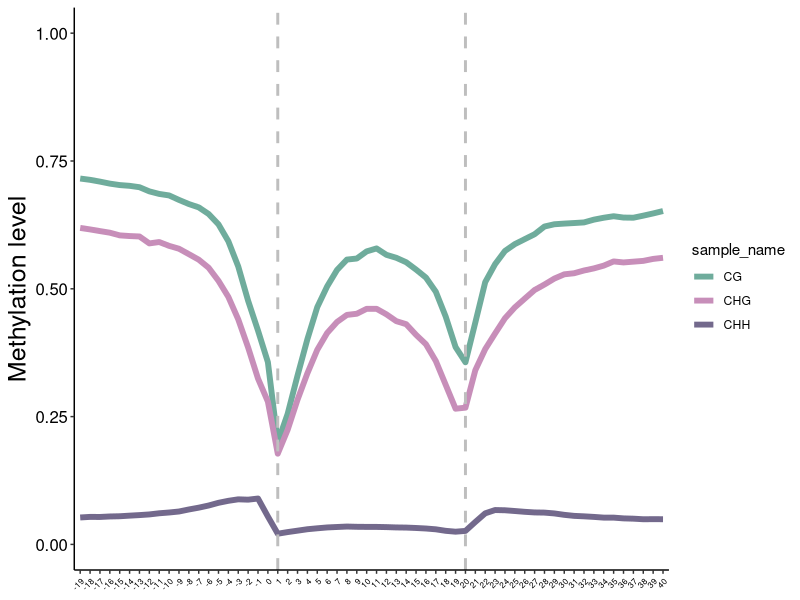

Write the R code that produced this figure.
library(ggplot2)

##Read the data
cg<-read.table("6_B73_BSMAP_MethOverRegion_CG.txt",header=T)
chg<-read.table("6_B73_BSMAP_MethOverRegion_CHG.txt",header=T)
chh<-read.table("6_B73_BSMAP_MethOverRegion_CHH.txt",header=T)

data<-rbind(cg,chg,chh)

##Set the numerical order of abscissa
data$bin_num<-factor(data$bin_num,levels=c('-19','-18','-17','-16','-15','-14','-13','-12','-11','-10','-9','-8','-7','-6','-5','-4','-3','-2','-1','0','1','2','3','4','5','6','7','8','9','10','11','12','13','14','15','16','17','18','19','20','21','22','23','24','25','26','27','28','29','30','31','32','33','34','35','36','37','38','39','40'))

##Plot the DNA methylation level
png("Metagene_plot.png")
ggplot(data,aes(x=bin_num,y=Methylation_level,fill=sample_name,color=sample_name)) +geom_line(aes(group=sample_name),size=2) + theme(panel.background=element_rect(fill='transparent')) + theme(axis.line = element_line()) + theme(axis.title.x = element_blank(),axis.title.y = element_text(size=18,color='black'),axis.text.y = element_text(size=12,color='black'),axis.text.x = element_text(size=6,angle=45,hjust=1,color='black')) + scale_color_manual(values=c('#6FAC9C','#C78EB9','#73698C')) + theme(strip.text = element_text( size=15),strip.background = element_blank())+ylab("Methylation level")+coord_cartesian(ylim=c(0,1))+geom_vline(xintercept=c(21,40),linetype="dashed",color='grey',size=1)
dev.off()
